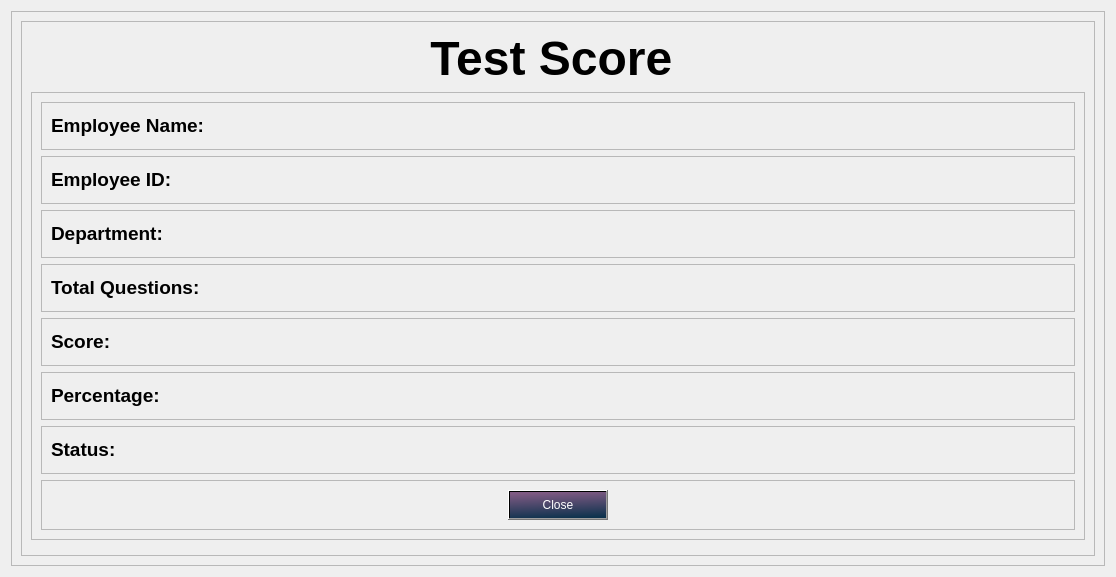
                  <widget class="QWidget" name="page_score">
                   <layout class="QHBoxLayout" name="horizontalLayout_29">
                    <item>
                     <widget class="QFrame" name="frame_24">
                      <property name="frameShape">
                       <enum>QFrame::StyledPanel</enum>
                      </property>
                      <property name="frameShadow">
                       <enum>QFrame::Raised</enum>
                      </property>
                      <layout class="QVBoxLayout" name="verticalLayout_23">
                       <item>
                        <widget class="QFrame" name="frame_23">
                         <property name="frameShape">
                          <enum>QFrame::StyledPanel</enum>
                         </property>
                         <property name="frameShadow">
                          <enum>QFrame::Raised</enum>
                         </property>
                         <layout class="QVBoxLayout" name="verticalLayout_24">
                          <item>
                           <widget class="QLabel" name="label_5">
                            <property name="text">
                             <string>&lt;html&gt;&lt;head/&gt;&lt;body&gt;&lt;p align=&quot;center&quot;&gt;&lt;span style=&quot; font-size:36pt; font-weight:600;&quot;&gt;Test Score &lt;/span&gt;&lt;/p&gt;&lt;/body&gt;&lt;/html&gt;</string>
                            </property>
                           </widget>
                          </item>
                          <item>
                           <widget class="QFrame" name="frame_22">
                            <property name="frameShape">
                             <enum>QFrame::StyledPanel</enum>
                            </property>
                            <property name="frameShadow">
                             <enum>QFrame::Raised</enum>
                            </property>
                            <layout class="QVBoxLayout" name="verticalLayout_22">
                             <item>
                              <widget class="QFrame" name="employee_name_frame">
                               <property name="frameShape">
                                <enum>QFrame::StyledPanel</enum>
                               </property>
                               <property name="frameShadow">
                                <enum>QFrame::Raised</enum>
                               </property>
                               <layout class="QHBoxLayout" name="horizontalLayout_23">
                                <item>
                                 <widget class="QLabel" name="display_employee_name_label">
                                  <property name="text">
                                   <string>&lt;html&gt;&lt;head/&gt;&lt;body&gt;&lt;p&gt;&lt;span style=&quot; font-size:14pt; font-weight:600;&quot;&gt;Employee Name:&lt;/span&gt;&lt;/p&gt;&lt;/body&gt;&lt;/html&gt;</string>
                                  </property>
                                 </widget>
                                </item>
                                <item>
                                 <widget class="QLabel" name="employee_name_label">
                                  <property name="text">
                                   <string>&lt;html&gt;&lt;head/&gt;&lt;body&gt;&lt;p&gt;&lt;br/&gt;&lt;/p&gt;&lt;/body&gt;&lt;/html&gt;</string>
                                  </property>
                                 </widget>
                                </item>
                                <item>
                                 <spacer name="horizontalSpacer_11">
                                  <property name="orientation">
                                   <enum>Qt::Horizontal</enum>
                                  </property>
                                  <property name="sizeHint" stdset="0">
                                   <size>
                                    <width>40</width>
                                    <height>20</height>
                                   </size>
                                  </property>
                                 </spacer>
                                </item>
                               </layout>
                              </widget>
                             </item>
                             <item>
                              <widget class="QFrame" name="employee_id_frame">
                               <property name="frameShape">
                                <enum>QFrame::StyledPanel</enum>
                               </property>
                               <property name="frameShadow">
                                <enum>QFrame::Raised</enum>
                               </property>
                               <layout class="QHBoxLayout" name="horizontalLayout_26">
                                <item>
                                 <widget class="QLabel" name="display_employee_id_labellabel">
                                  <property name="text">
                                   <string>&lt;html&gt;&lt;head/&gt;&lt;body&gt;&lt;p&gt;&lt;span style=&quot; font-size:14pt; font-weight:600;&quot;&gt;Employee ID:&lt;/span&gt;&lt;/p&gt;&lt;/body&gt;&lt;/html&gt;</string>
                                  </property>
                                 </widget>
                                </item>
                                <item>
                                 <widget class="QLabel" name="employee_id_label">
                                  <property name="text">
                                   <string>&lt;html&gt;&lt;head/&gt;&lt;body&gt;&lt;p&gt;&lt;br/&gt;&lt;/p&gt;&lt;/body&gt;&lt;/html&gt;</string>
                                  </property>
                                 </widget>
                                </item>
                                <item>
                                 <spacer name="horizontalSpacer_13">
                                  <property name="orientation">
                                   <enum>Qt::Horizontal</enum>
                                  </property>
                                  <property name="sizeHint" stdset="0">
                                   <size>
                                    <width>882</width>
                                    <height>18</height>
                                   </size>
                                  </property>
                                 </spacer>
                                </item>
                               </layout>
                              </widget>
                             </item>
                             <item>
                              <widget class="QFrame" name="department_frame">
                               <property name="frameShape">
                                <enum>QFrame::StyledPanel</enum>
                               </property>
                               <property name="frameShadow">
                                <enum>QFrame::Raised</enum>
                               </property>
                               <layout class="QHBoxLayout" name="horizontalLayout_28">
                                <item>
                                 <widget class="QLabel" name="display_dep_label">
                                  <property name="text">
                                   <string>&lt;html&gt;&lt;head/&gt;&lt;body&gt;&lt;p&gt;&lt;span style=&quot; font-size:14pt; font-weight:600;&quot;&gt;Department:&lt;/span&gt;&lt;/p&gt;&lt;/body&gt;&lt;/html&gt;</string>
                                  </property>
                                 </widget>
                                </item>
                                <item>
                                 <widget class="QLabel" name="dep_label_2">
                                  <property name="text">
                                   <string>&lt;html&gt;&lt;head/&gt;&lt;body&gt;&lt;p&gt;&lt;br/&gt;&lt;/p&gt;&lt;/body&gt;&lt;/html&gt;</string>
                                  </property>
                                 </widget>
                                </item>
                                <item>
                                 <spacer name="horizontalSpacer_14">
                                  <property name="orientation">
                                   <enum>Qt::Horizontal</enum>
                                  </property>
                                  <property name="sizeHint" stdset="0">
                                   <size>
                                    <width>889</width>
                                    <height>18</height>
                                   </size>
                                  </property>
                                 </spacer>
                                </item>
                               </layout>
                              </widget>
                             </item>
                             <item>
                              <widget class="QFrame" name="total_ques_frame">
                               <property name="frameShape">
                                <enum>QFrame::StyledPanel</enum>
                               </property>
                               <property name="frameShadow">
                                <enum>QFrame::Raised</enum>
                               </property>
                               <layout class="QHBoxLayout" name="horizontalLayout_27">
                                <item>
                                 <widget class="QLabel" name="display_total_ques_label">
                                  <property name="text">
                                   <string>&lt;html&gt;&lt;head/&gt;&lt;body&gt;&lt;p&gt;&lt;span style=&quot; font-size:14pt; font-weight:600;&quot;&gt;Total Questions:&lt;/span&gt;&lt;/p&gt;&lt;/body&gt;&lt;/html&gt;</string>
                                  </property>
                                 </widget>
                                </item>
                                <item>
                                 <widget class="QLabel" name="total_ques_label">
                                  <property name="text">
                                   <string>&lt;html&gt;&lt;head/&gt;&lt;body&gt;&lt;p&gt;&lt;br/&gt;&lt;/p&gt;&lt;/body&gt;&lt;/html&gt;</string>
                                  </property>
                                 </widget>
                                </item>
                                <item>
                                 <spacer name="horizontalSpacer_15">
                                  <property name="orientation">
                                   <enum>Qt::Horizontal</enum>
                                  </property>
                                  <property name="sizeHint" stdset="0">
                                   <size>
                                    <width>855</width>
                                    <height>18</height>
                                   </size>
                                  </property>
                                 </spacer>
                                </item>
                               </layout>
                              </widget>
                             </item>
                             <item>
                              <widget class="QFrame" name="score_frame">
                               <property name="frameShape">
                                <enum>QFrame::StyledPanel</enum>
                               </property>
                               <property name="frameShadow">
                                <enum>QFrame::Raised</enum>
                               </property>
                               <layout class="QHBoxLayout" name="horizontalLayout_25">
                                <item>
                                 <widget class="QLabel" name="display_score_label">
                                  <property name="text">
                                   <string>&lt;html&gt;&lt;head/&gt;&lt;body&gt;&lt;p&gt;&lt;span style=&quot; font-size:14pt; font-weight:600;&quot;&gt;Score:&lt;/span&gt;&lt;/p&gt;&lt;/body&gt;&lt;/html&gt;</string>
                                  </property>
                                 </widget>
                                </item>
                                <item>
                                 <widget class="QLabel" name="score_label">
                                  <property name="text">
                                   <string>&lt;html&gt;&lt;head/&gt;&lt;body&gt;&lt;p&gt;&lt;br/&gt;&lt;/p&gt;&lt;/body&gt;&lt;/html&gt;</string>
                                  </property>
                                 </widget>
                                </item>
                                <item>
                                 <spacer name="horizontalSpacer_12">
                                  <property name="orientation">
                                   <enum>Qt::Horizontal</enum>
                                  </property>
                                  <property name="sizeHint" stdset="0">
                                   <size>
                                    <width>40</width>
                                    <height>20</height>
                                   </size>
                                  </property>
                                 </spacer>
                                </item>
                               </layout>
                              </widget>
                             </item>
                             <item>
                              <widget class="QFrame" name="percentage_frame">
                               <property name="frameShape">
                                <enum>QFrame::StyledPanel</enum>
                               </property>
                               <property name="frameShadow">
                                <enum>QFrame::Raised</enum>
                               </property>
                               <layout class="QHBoxLayout" name="horizontalLayout_22">
                                <item>
                                 <widget class="QLabel" name="display_percentage_label">
                                  <property name="text">
                                   <string>&lt;html&gt;&lt;head/&gt;&lt;body&gt;&lt;p&gt;&lt;span style=&quot; font-family:'JetBrains Mono','monospace'; font-size:14pt; font-weight:600; color:#000000;&quot;&gt;Percentage:&lt;/span&gt;&lt;/p&gt;&lt;/body&gt;&lt;/html&gt;</string>
                                  </property>
                                 </widget>
                                </item>
                                <item>
                                 <widget class="QLabel" name="percentage_label">
                                  <property name="text">
                                   <string>&lt;html&gt;&lt;head/&gt;&lt;body&gt;&lt;p&gt;&lt;br/&gt;&lt;/p&gt;&lt;/body&gt;&lt;/html&gt;</string>
                                  </property>
                                 </widget>
                                </item>
                                <item>
                                 <spacer name="horizontalSpacer_9">
                                  <property name="orientation">
                                   <enum>Qt::Horizontal</enum>
                                  </property>
                                  <property name="sizeHint" stdset="0">
                                   <size>
                                    <width>40</width>
                                    <height>20</height>
                                   </size>
                                  </property>
                                 </spacer>
                                </item>
                               </layout>
                              </widget>
                             </item>
                             <item>
                              <widget class="QFrame" name="status_frame">
                               <property name="frameShape">
                                <enum>QFrame::StyledPanel</enum>
                               </property>
                               <property name="frameShadow">
                                <enum>QFrame::Raised</enum>
                               </property>
                               <layout class="QHBoxLayout" name="horizontalLayout_24">
                                <item>
                                 <widget class="QLabel" name="display_status_label">
                                  <property name="text">
                                   <string>&lt;html&gt;&lt;head/&gt;&lt;body&gt;&lt;p&gt;&lt;span style=&quot; font-size:14pt; font-weight:600;&quot;&gt;Status:&lt;/span&gt;&lt;/p&gt;&lt;/body&gt;&lt;/html&gt;</string>
                                  </property>
                                 </widget>
                                </item>
                                <item>
                                 <widget class="QLabel" name="status_label">
                                  <property name="text">
                                   <string>&lt;html&gt;&lt;head/&gt;&lt;body&gt;&lt;p&gt;&lt;br/&gt;&lt;/p&gt;&lt;/body&gt;&lt;/html&gt;</string>
                                  </property>
                                 </widget>
                                </item>
                                <item>
                                 <spacer name="horizontalSpacer_16">
                                  <property name="orientation">
                                   <enum>Qt::Horizontal</enum>
                                  </property>
                                  <property name="sizeHint" stdset="0">
                                   <size>
                                    <width>943</width>
                                    <height>17</height>
                                   </size>
                                  </property>
                                 </spacer>
                                </item>
                               </layout>
                              </widget>
                             </item>
                             <item>
                              <widget class="QFrame" name="submit_frame">
                               <property name="frameShape">
                                <enum>QFrame::StyledPanel</enum>
                               </property>
                               <property name="frameShadow">
                                <enum>QFrame::Raised</enum>
                               </property>
                               <layout class="QHBoxLayout" name="horizontalLayout_30">
                                <item>
                                 <spacer name="horizontalSpacer_17">
                                  <property name="orientation">
                                   <enum>Qt::Horizontal</enum>
                                  </property>
                                  <property name="sizeHint" stdset="0">
                                   <size>
                                    <width>454</width>
                                    <height>18</height>
                                   </size>
                                  </property>
                                 </spacer>
                                </item>
                                <item>
                                 <widget class="QPushButton" name="submit_bts">
                                  <property name="minimumSize">
                                   <size>
                                    <width>100</width>
                                    <height>30</height>
                                   </size>
                                  </property>
                                  <property name="maximumSize">
                                   <size>
                                    <width>100</width>
                                    <height>16777215</height>
                                   </size>
                                  </property>
                                  <property name="styleSheet">
                                   <string notr="true">QPushButton{
	color: rgb(255, 255, 255);
	background-color: qlineargradient(spread:pad, x1:0.524118, y1:0, x2:0.671, y2:1, stop:0 #7f5a83, stop:1 #0d324d);
	padding: 5px 7px;

}
QPushButton:hover {
	background-color: rgb(44, 49, 60)
}
QPushButton:pressed {	
	background-color: rgb(248, 248, 248);
	color: rgb(6, 6, 6);
}
</string>
                                  </property>
                                  <property name="text">
                                   <string>Close</string>
                                  </property>
                                  <property name="icon">
                                   <iconset>
                                    <normaloff>../icons/16x16/cil-account-logout.png</normaloff>../icons/16x16/cil-account-logout.png</iconset>
                                  </property>
                                 </widget>
                                </item>
                                <item>
                                 <spacer name="horizontalSpacer_18">
                                  <property name="orientation">
                                   <enum>Qt::Horizontal</enum>
                                  </property>
                                  <property name="sizeHint" stdset="0">
                                   <size>
                                    <width>454</width>
                                    <height>18</height>
                                   </size>
                                  </property>
                                 </spacer>
                                </item>
                               </layout>
                              </widget>
                             </item>
                            </layout>
                           </widget>
                          </item>
                          <item>
                           <widget class="QFrame" name="frame_25">
                            <property name="frameShape">
                             <enum>QFrame::StyledPanel</enum>
                            </property>
                            <property name="frameShadow">
                             <enum>QFrame::Raised</enum>
                            </property>
                           </widget>
                          </item>
                         </layout>
                        </widget>
                       </item>
                      </layout>
                     </widget>
                    </item>
                   </layout>
                  </widget>
